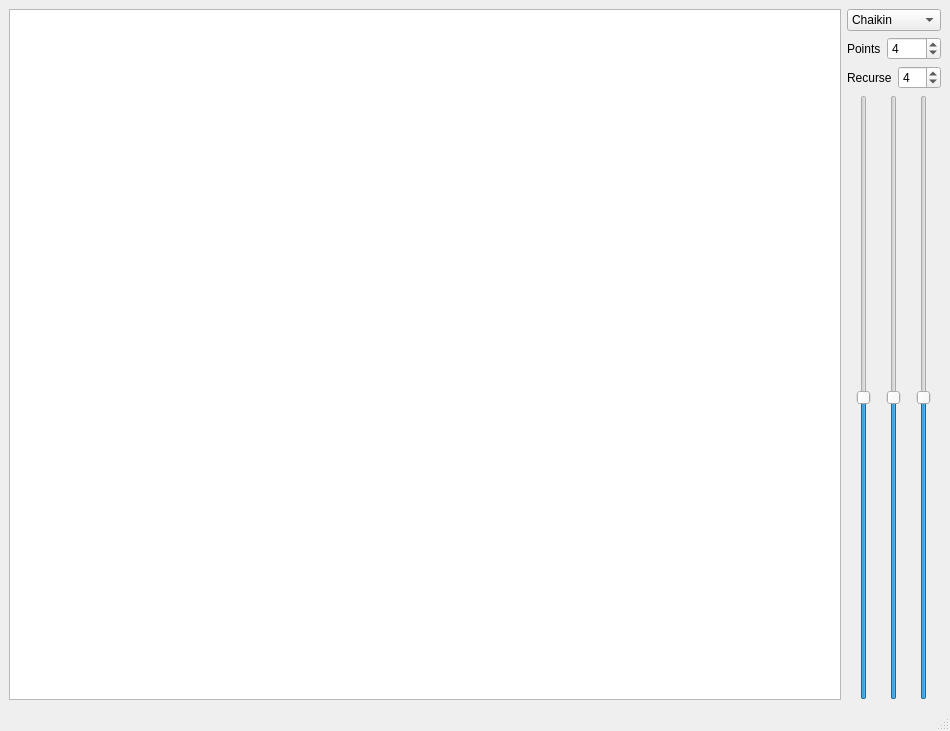
<?xml version="1.0" encoding="UTF-8"?>
<ui version="4.0">
 <class>MainWindow</class>
 <widget class="QMainWindow" name="MainWindow">
  <property name="geometry">
   <rect>
    <x>0</x>
    <y>0</y>
    <width>950</width>
    <height>731</height>
   </rect>
  </property>
  <property name="windowTitle">
   <string>Curve Plotter</string>
  </property>
  <widget class="QWidget" name="centralwidget">
   <property name="sizePolicy">
    <sizepolicy hsizetype="Preferred" vsizetype="Preferred">
     <horstretch>0</horstretch>
     <verstretch>0</verstretch>
    </sizepolicy>
   </property>
   <layout class="QHBoxLayout" name="horizontalLayout_4">
    <item>
     <widget class="QGraphicsView" name="curveView"/>
    </item>
    <item>
     <layout class="QVBoxLayout" name="verticalLayout_2">
      <property name="sizeConstraint">
       <enum>QLayout::SetDefaultConstraint</enum>
      </property>
      <item>
       <widget class="QComboBox" name="curveType">
        <item>
         <property name="text">
          <string>Chaikin</string>
         </property>
        </item>
       </widget>
      </item>
      <item>
       <layout class="QHBoxLayout" name="horizontalLayout_3">
        <item>
         <widget class="QLabel" name="label">
          <property name="text">
           <string>Points</string>
          </property>
         </widget>
        </item>
        <item>
         <widget class="QSpinBox" name="pointNum">
          <property name="specialValueText">
           <string/>
          </property>
          <property name="minimum">
           <number>2</number>
          </property>
          <property name="maximum">
           <number>1000</number>
          </property>
          <property name="value">
           <number>4</number>
          </property>
         </widget>
        </item>
       </layout>
      </item>
      <item>
       <layout class="QHBoxLayout" name="horizontalLayout_2">
        <item>
         <widget class="QLabel" name="label_2">
          <property name="text">
           <string>Recurse</string>
          </property>
         </widget>
        </item>
        <item>
         <widget class="QSpinBox" name="recurse">
          <property name="value">
           <number>4</number>
          </property>
         </widget>
        </item>
       </layout>
      </item>
      <item>
       <layout class="QHBoxLayout" name="horizontalLayout">
        <item>
         <widget class="QSlider" name="posX">
          <property name="minimum">
           <number>-300</number>
          </property>
          <property name="maximum">
           <number>300</number>
          </property>
          <property name="orientation">
           <enum>Qt::Vertical</enum>
          </property>
         </widget>
        </item>
        <item>
         <widget class="QSlider" name="posY">
          <property name="minimum">
           <number>-300</number>
          </property>
          <property name="maximum">
           <number>300</number>
          </property>
          <property name="orientation">
           <enum>Qt::Vertical</enum>
          </property>
         </widget>
        </item>
        <item>
         <widget class="QSlider" name="rot">
          <property name="minimum">
           <number>-1000</number>
          </property>
          <property name="maximum">
           <number>1000</number>
          </property>
          <property name="pageStep">
           <number>100</number>
          </property>
          <property name="orientation">
           <enum>Qt::Vertical</enum>
          </property>
         </widget>
        </item>
       </layout>
      </item>
     </layout>
    </item>
   </layout>
  </widget>
  <widget class="QMenuBar" name="menubar">
   <property name="geometry">
    <rect>
     <x>0</x>
     <y>0</y>
     <width>950</width>
     <height>22</height>
    </rect>
   </property>
  </widget>
  <widget class="QStatusBar" name="statusbar"/>
 </widget>
 <resources/>
 <connections/>
</ui>
